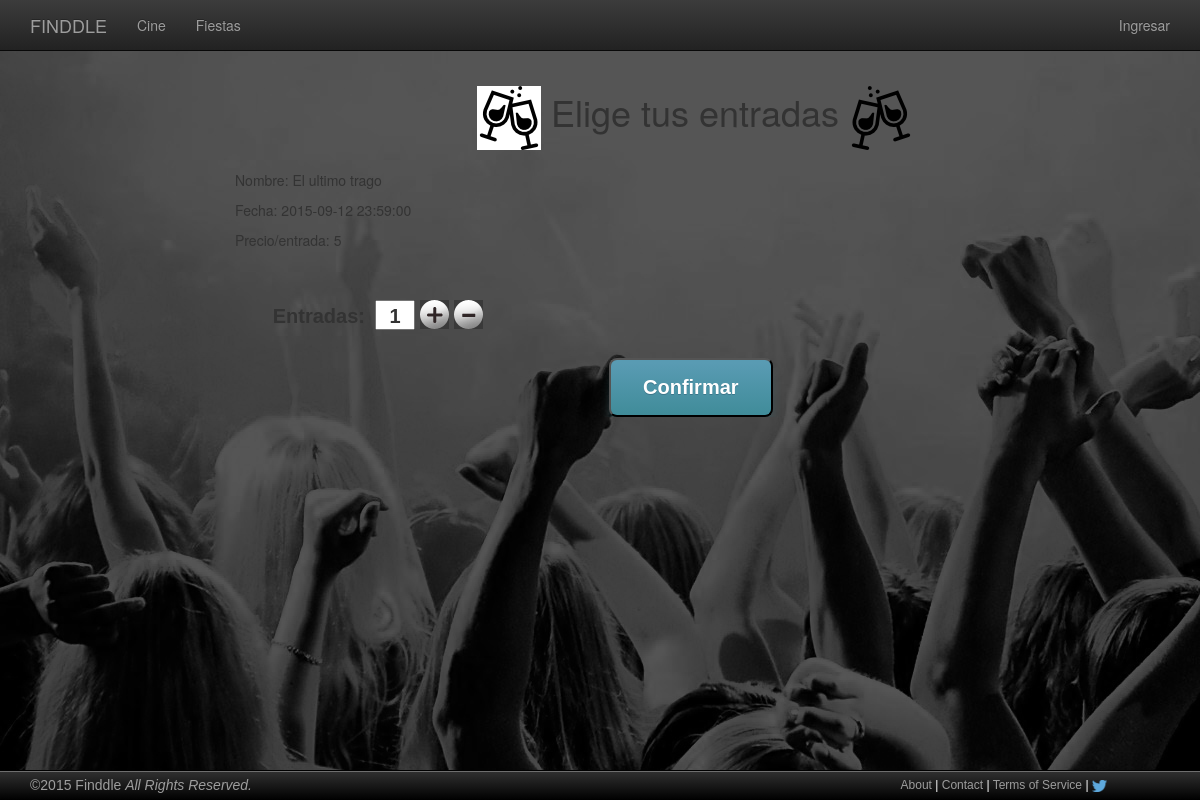
The app's page /comprarEntradaFiesta.php?evento=17 with its own data.
### tables this page shows
CREATE TABLE IF NOT EXISTS `eventos` (
  `ID` int(11) NOT NULL,
  `Nombre` varchar(100) NOT NULL,
  `Descripcion` text NOT NULL,
  `Fecha` datetime NOT NULL,
  `Precio` double NOT NULL,
  `Imagen` varchar(40) NOT NULL,
  `PlazasDisponibles` int(11) NOT NULL,
  `Tipo` tinyint(1) NOT NULL,
  `Promotor` varchar(100) NOT NULL,
  `Activo` tinyint(1) NOT NULL
);

### includes/php/config.php (called while the page is built, shortened)
<?php
$mysqli = new mysqli(BD_HOST, BD_USER, BD_PASS, BD_NAME);
$mysqli->set_charset("utf8");
function sanitizeArgs(&$args) {
	global $mysqli;
	for($i=0; $i < count($args); $i++){
		$args[$i] = mysqli_real_escape_string($mysqli, $args[$i]);
		$args[$i] = htmlspecialchars_decode(trim(strip_tags(stripslashes($args[$i]))));
	}
}
?>

### includes/php/eventosBD.php (called while the page is built, shortened)
<?php
require_once(__DIR__."/config.php");
function getInfoEvento($idEvento){
	global $mysqli;
	$args = array($idEvento);
	$evento = null;
	$pst = $mysqli->prepare("SELECT * FROM eventos WHERE ID = ?;");
	$pst->bind_param("i",$args[0]);
	$pst->execute();
	$result = $pst->get_result();
	while($row = $result->fetch_array(MYSQLI_ASSOC)){
		$evento = $row;
	}
	return $evento;
}
?>

### comprarEntradaFiesta.php (the view, shortened to what this page needs)
<?php require_once(__DIR__.'/includes/php/config.php');?>
<!DOCTYPE html>
<html>
<head>
  <link rel="stylesheet" type="text/css" href="<?= ROOT_DIR?>/includes/css/bootstrap.css">
  <link rel="stylesheet" type="text/css" href="<?= ROOT_DIR?>/includes/css/bootstrap-theme.min.css">
  <link rel="stylesheet" type="text/css" href="<?= ROOT_DIR?>/includes/css/mycss.css">
  <link rel="stylesheet" type="text/css" href="<?= ROOT_DIR?>/includes/css/entradasCine.css">
  <link rel="stylesheet" type="text/css" href="<?= ROOT_DIR?>/includes/css/formularios.css" />
</head>
<body>
<?php
require(__DIR__.'/includes/php/header.php');
require_once(__DIR__.'/includes/php/comprasBD.php');
require_once(__DIR__.'/includes/php/eventosBD.php');
?>
  <div class="main">
    <div class="container">
      <div class="sidebar-left container-fixed col-xs-4 col-sm-4  col-md-2">
      </div>
      <div class="container-fixed col-xs-8 col-sm-8 col-md-10">
        <h1><img src="<?= ROOT_DIR?>/includes/img/toastl.png"/> Elige tus entradas  <img src="<?= ROOT_DIR?>/includes/img/toast.png"/></h1>
        <?php
        $evento = getInfoEvento($_GET['evento']);
        echo '<p>Nombre: '.$evento['Nombre'].'</p>';
        echo '<p>Fecha: '.$evento['Fecha'].'</p>';
        echo '<p>Precio/entrada: '.$evento['Precio'].'</p>';
      ?>
        <form method="post" action="<?php echo htmlspecialchars($_SERVER["PHP_SELF"]);?>">
          <div class="numbers-row">
            <label for="name">Entradas: </label>
            <input type="text" name="NumEntradas" id="nEntradas" value="1"/>
          </div>
          <div class="buttons">
            <input class="myButton" type="submit" value="Confirmar" id="submit"/>
          </div>
        </form>
      </div>
      <div class="sidebar-right container-fixed col-xs-4 col-sm-4 ">
      </div>
    </div>
  </div>
  <?php require(__DIR__.'/includes/php/footer.php');?>
</body>
</html>

### includes/css/mycss.css (style rules this page uses)
.main { padding-right: 15px; padding-left: 15px; margin-right: auto; margin-left: auto; margin-top: 51px; margin-bottom: 50px; padding-top: 15px; }

### includes/css/entradasCine.css (style rules this page uses)
h1 { text-align: center; margin-bottom: 20px; }
.myButton { -moz-box-shadow: 0px 10px 14px -7px #276873; -webkit-box-shadow: 0px 10px 14px -7px #276873; box-shadow: 0px 10px 14px -7px #276873; background:-webkit-gradient(linear, left top, left bottom, color-stop(0.05, #599bb3), color-stop(1, #408c99)); background:-moz-linear-gradient(top, #599bb3 5%, #408c99 100%); background:-webkit-linear-gradient(top, #599bb3 5%, #408c99 100%); background:-o-linear-gradient(top, #599bb3 5%, #408c99 100%); background:-ms-linear-gradient(top, #599bb3 5%, #408c99 100%); background:linear-gradient(to bottom, #599bb3 5%, #408c99 100%); filter:progid:DXImageTransform.Microsoft.gradient(startColorstr='#599bb3', endColorstr='#408c99',GradientType=0); background-color:#599bb3; -moz-border-radius:8px; -webkit-border-radius:8px; border-radius:8px; display:inline-block; cursor:pointer; color:#ffffff; font-family:Arial; font-size:20px; font-weight:bold; padding:13px 32px; text-decoration:none; text-shadow:0px 1px 0px #3d768a; }
form { margin: 50px 0 0 0; }
label { font: bold 20px Helvetica, sans-serif; display: block; float: left; text-align: right; padding: 5px 10px 0 0; width: 140px; }
input[type=text] { float: left; width: 40px; font: bold 20px Helvetica, sans-serif; padding: 3px 0 0 0; text-align: center; }
form div { overflow: hidden; margin: 0 0 5px 0; }
.buttons { padding: 20px 0 0 140px; }
.myButton { margin-right: 70%; margin-left: 30%; }

### includes/css/formularios.css (style rules this page uses)
input { outline: none; }

### records on screen
eventos: Nombre "El ultimo trago", Fecha "2015-09-12 23:59:00", Precio "5"
